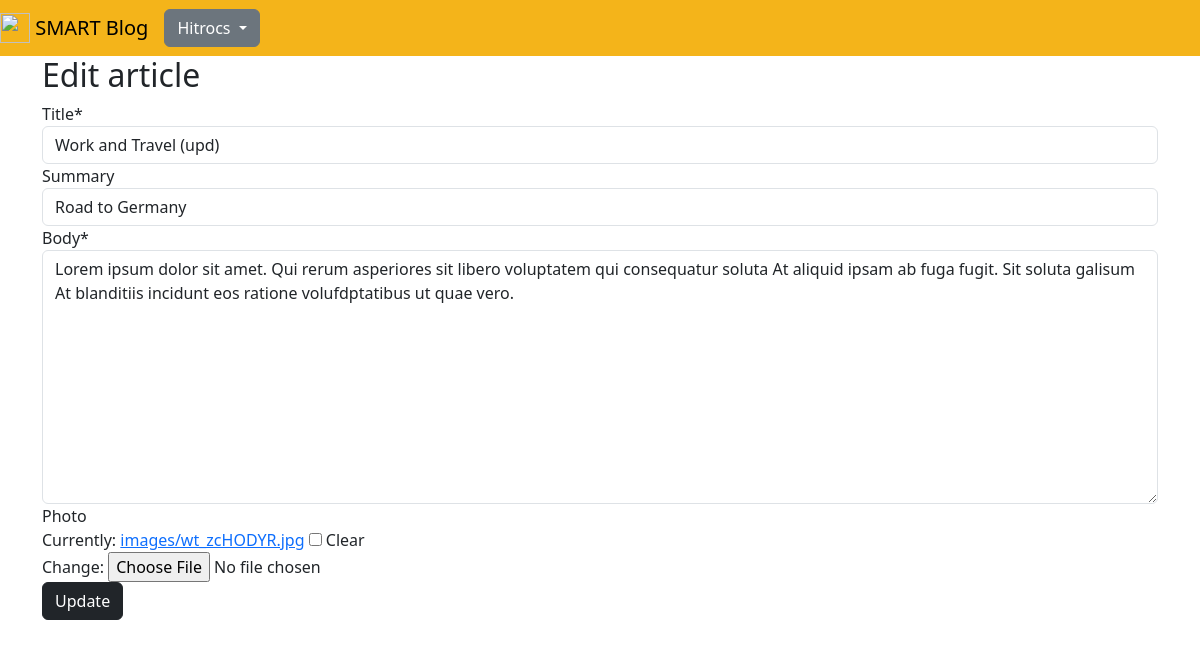
Page /articles/2/edit/ (signed in) on the committed database.
### accounts/models.py (models this page shows)
class CustomUser(AbstractUser):
    age = models.PositiveIntegerField(null=True, blank=True)

### articles/models.py (models this page shows, shortened)
class Article(models.Model):
    title = models.CharField(max_length=200)
    summary = models.CharField(max_length=200, blank=True)
    body = RichTextField()
    photo = models.ImageField(upload_to='images/', blank=True)
    date = models.DateTimeField(auto_now_add=True)
    author = models.ForeignKey(
        get_user_model(),
        on_delete=models.CASCADE,
    )

### articles/views.py (the view, shortened to what this page needs)
# urls.py: path('<int:pk>/edit/', ArticleUpdateView.as_view(), name='article_edit'),
class ArticleUpdateView(UpdateView, UserPassesTestMixin, LoginRequiredMixin):
    model = Article
    fields = ('title', 'summary', 'body', 'photo')
    template_name = 'article_edit.html'

### templates/article_edit.html (shortened to what this page needs)
{% extends 'base.html' %}
{% load crispy_forms_tags %}
{% block content %}
    <h2>Edit article</h2>
    <form method="post" enctype="multipart/form-data">
        {{ form|crispy }}
        <button type="submit" class="btn btn-dark">Update</button>
    </form>
{% endblock content %}

### templates/base.html (shortened to what this page needs)
{% load static %}
<!DOCTYPE html>
<html lang="en">
<head>
    <link rel="stylesheet" href="https://cdn.jsdelivr.net/npm/bootstrap@5.3.0-alpha1/dist/css/bootstrap.min.css">
</head>
<body>
<nav class="navbar navbar-expand-lg navbar-light" style="background-color: #F4B41A;">
    <a class="navbar-brand" href="{% url 'home1' %}">
        <img src="/static/assets/img/logo.png" width="30" height="30" class="d-inline-block align-top" alt="">
        SMART Blog
    </a>
    <div class="collapse navbar-collapse" id="navbarSupportedContent">
        {% if user.is_authenticated %}
        <ul class="navbar-nav ml-auto">
            <li class="nav-item">
                <div class="dropdown">
                    <button class="btn btn-secondary dropdown-toggle" type="button" data-bs-toggle="dropdown"
                            aria-expanded="false">
                        {{ user.username | title }}
                    </button>
                </div>
            </li>
        </ul>
        {% else %}
        <form class="form-inline ml-auto">
            <a href="{% url 'login' %}" class="btn btn-outline-light">Kirish</a>
            <a href="{% url 'signup' %}" class="btn btn-primary ml-2">Ro'yxatdan o'tish</a>
        </form>
        {% endif %}
    </div>
</nav>
<main>
    <div class="container">
        {% block content %}
        {% endblock content %}
    </div>
</main>
</body>
</html>

### rows in the picture
CustomUser: username "Hitrocs"
Article: title "Work and Travel (upd)", summary "Road to Germany", body "Lorem ipsum dolor sit amet. Qui rerum asperiores sit libero voluptatem qui consequatur soluta At aliquid ipsam ab fuga fugit. Sit soluta galisum At blanditiis incidunt eos ratione volufdptatibus ut quae vero."
